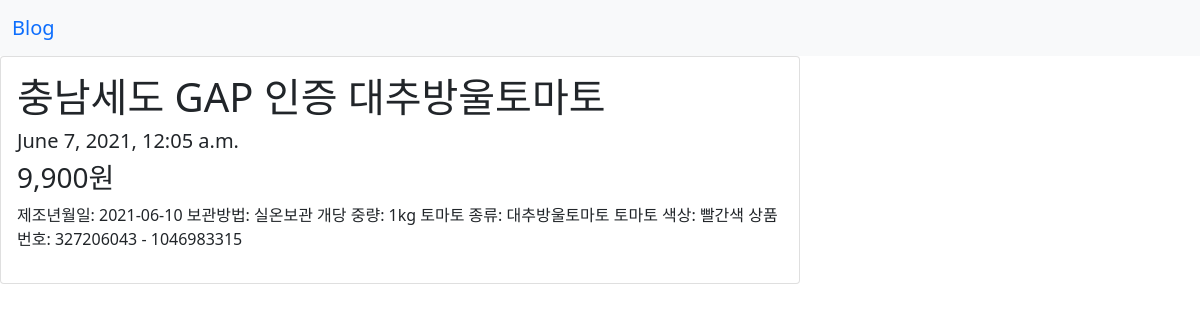
The page /blog/1 on the database its author committed.
### blog/models.py (models this page shows, shortened)
class Post(models.Model):
    title = models.CharField(max_length=30)
    content = models.TextField()
    contentDetail = models.TextField(null=True, default='')
    created_at = models.DateTimeField(auto_now_add=True) # 자동으로 날짜 입력
    updated_at = models.DateTimeField(auto_now=True) # 자동으로 날짜 입력

### blog/views.py (the view)
# urls.py: path('<int:pk>', views.single_post_page), # 디테일
def single_post_page(request, pk):
    post_info = Post.objects.get(pk=pk)
    return render(request, 'single_post_page.html', context={'post':post_info})

### blog/templates/single_post_page.html (shortened to what this page needs)
<!DOCTYPE html>
<html lang="en">
<head>
        <link href="https://cdn.jsdelivr.net/npm/bootstrap@5.0.0-beta3/dist/css/bootstrap.min.css" rel="stylesheet">
</head>
<body>
<nav class="navbar navbar-expand-lg navbar-blue bg-light">
  <div class="container-fluid">
    <a class="navbar-brand" href="/blog">Blog</a>
  </div>
</nav>
<div class="card" style="width: 50rem;">
  <div class="card-body">
       <h1> {{ post.title }} </h1>
       <h5> {{ post.created_at }} </h5>
       <h3>{{post.content}}</h3>
       <p> {{ post.contentDetail }} </p>
  </div>
</body>
</html>

### rows shown on the page
Post: title "충남세도 GAP 인증 대추방울토마토", created_at "June 7, 2021, 12:05 a.m.", content "9,900원", contentDetail "제조년월일: 2021-06-10 보관방법: 실온보관 개당 중량: 1kg 토마토 종류: 대추방울토마토 토마토 색상: 빨간색 상품번호: 327206043 - 1046983315"
